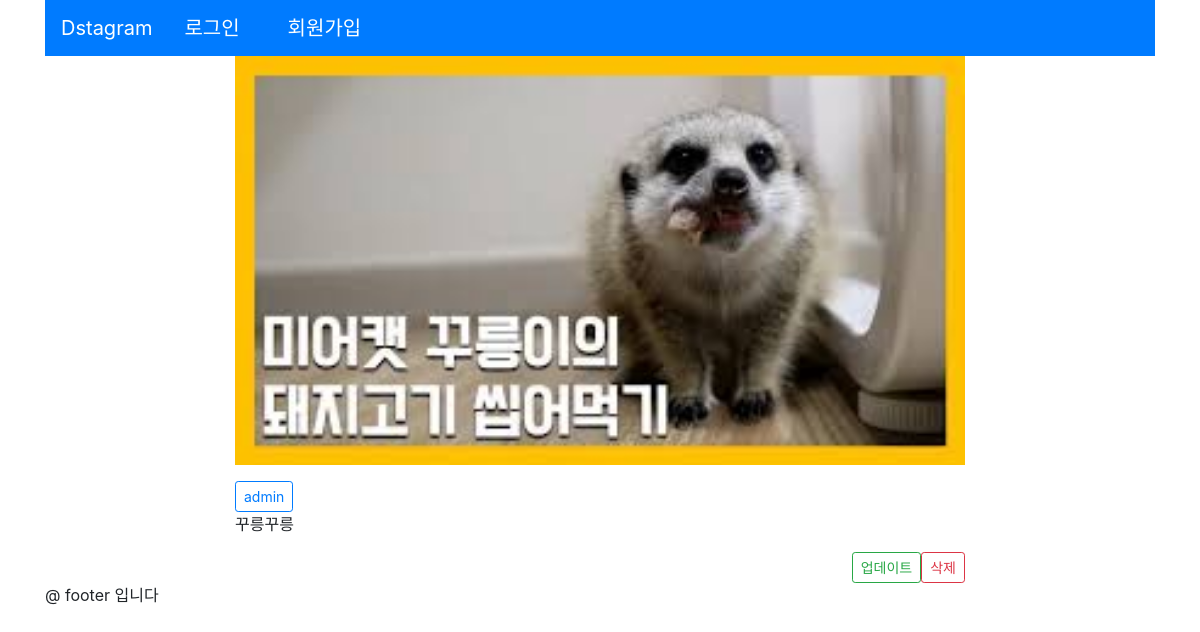
/detail/6/, run on the app's committed database.
### photo/models.py (models this page shows, shortened)
class Photo(models.Model):
    author = models.ForeignKey(User, on_delete= models.CASCADE, related_name='user_photo')
    photo = models.ImageField(upload_to="photo/%Y%m%d", default='photos/no_image.png')
    text = models.TextField(max_length=5000)
    created = models.DateTimeField(auto_now_add=True)  # 글 작성 일을 저장하기 위한 날짜시간 필드, auto_now_add 옵션을 설정하면 객체가 추가될 때 자동으로 값을 설정
    updated = models.DateTimeField(auto_now=True)    # 글 수정일을 저장하기 위한 날자시간 필드 auto_now 옵션을 설정하면 객체가 수정될 때마다 자동으로 값을 설정합니다.
    class Mata:
        ordering = ['-updated'] # 업데이트 된 시간의 내림차순으로 정렬

### photo/templates/photo/detail.html (shortened to what this page needs)
{% extends 'base.html'%}
{% block content %}
    <div class="row">
        <div class="col-md-2"></div>
        <div class="col-md-8 panel panel-default">
            <p><img src="{{object.photo.url}}" alt="" style="width:100%;"></p>
            <button type="button" class="btn btn-outline-primary btn-sm">
                {{ object.author.username }}
            </button>
            <p>{{ object.text|linebreaksbr }}</p>
            <a href="{% url 'photo:photo_delete' pk=object.id %}" class="btn btn-outline-danger btn-sm float-right">삭제</a>
            <a href="{% url 'photo:photo_update' pk=object.id %}" class="btn btn-outline-success btn-sm float-right">업데이트</a>
        </div>
        <div class="col-md-2"></div>
    </div>
{% endblock %}

### data on the page
Photo: photo (picture), author.username "admin", text "꾸릉꾸릉"
